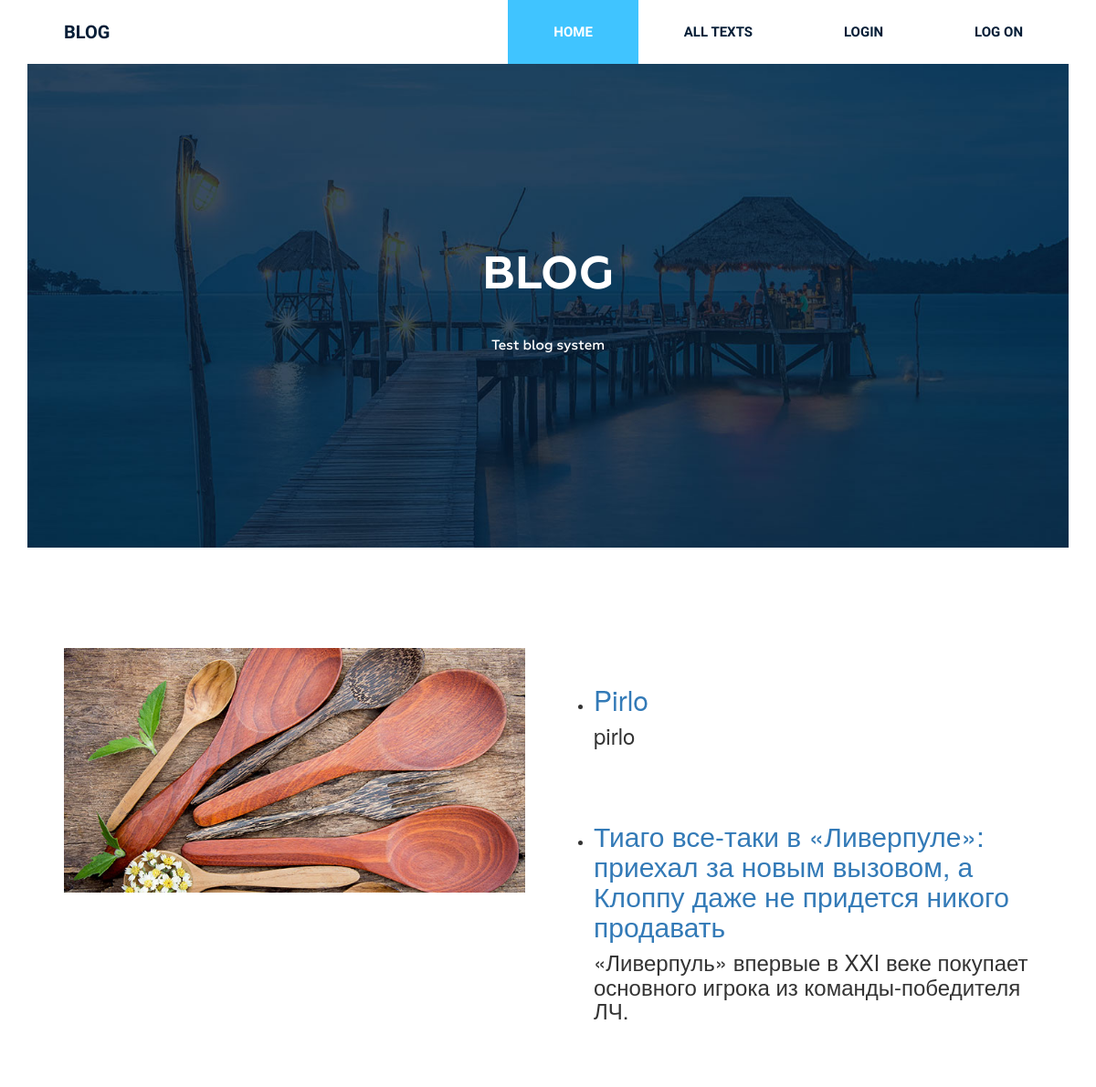
Before: /catalog/articles/ (upper part) with the older database file.
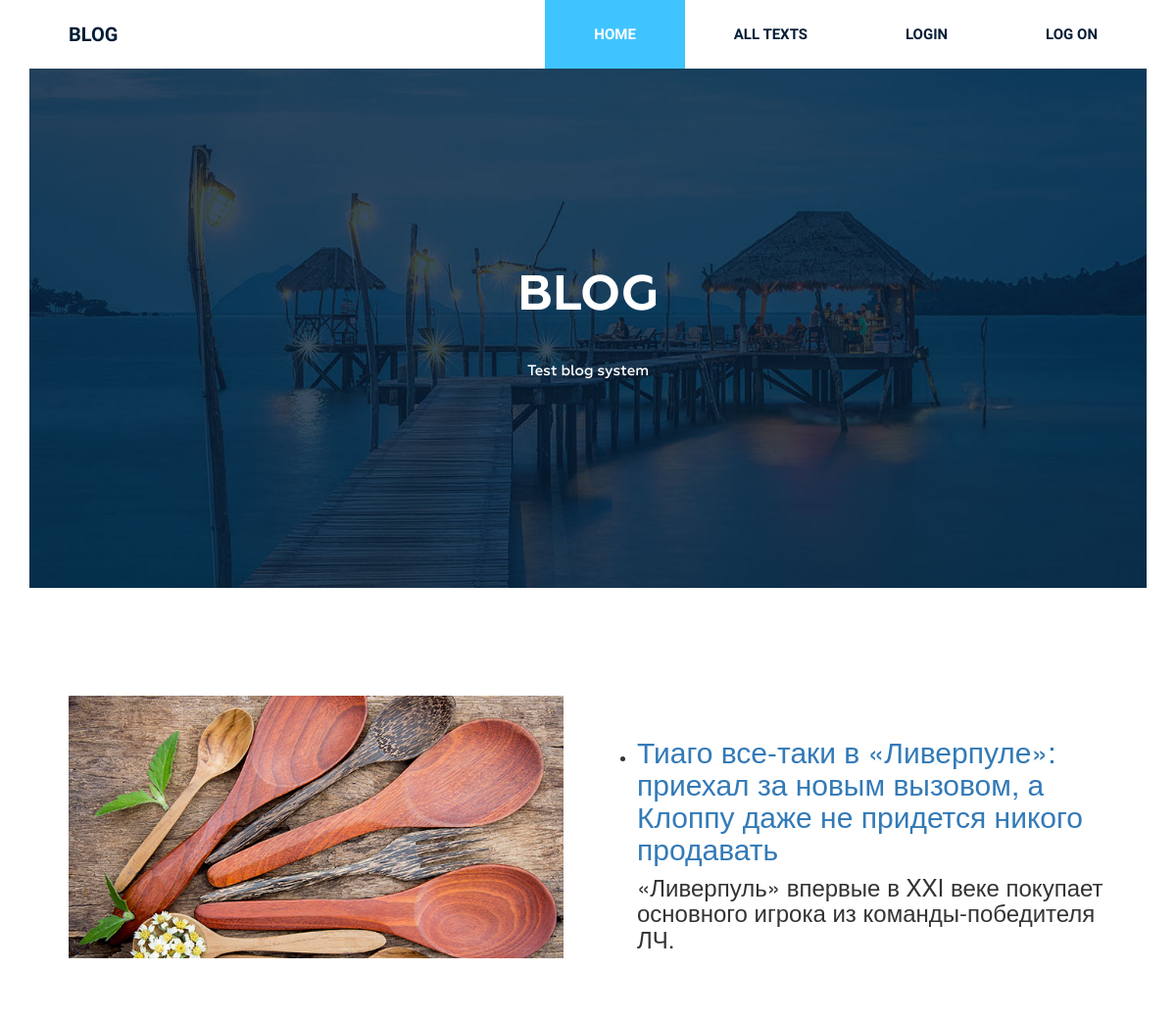
After: the same page with the newer database file.
### catalog/models.py (models this page shows, shortened)
class Article(models.Model):
    article_title = models.CharField(max_length=200, verbose_name='Название статьи')
    article_additional_title = models.CharField(max_length=400, verbose_name='Подзаголовок', blank=True)
    article_text = models.TextField(verbose_name='Статья')
    article_image = models.ImageField(upload_to='article/', blank=True, verbose_name='Картинка')
    article_user = models.ForeignKey(User, on_delete=models.CASCADE, null=True, blank=True)
    slug = models.SlugField(null=False, unique=True)
    class Meta:
        ordering = ["article_title"]

### catalog/views.py (the view)
class ArticleListView(generic.ListView):
    model = Article
    def get_queryset(self):
        return Article.objects.all().order_by('article_text')

### catalog/templates/catalog/article_list.html
{% extends "base_generic.html" %}
{% block content %}
    {% if article_list %}
    <ul>
<br>
      {% for article in article_list %}
      <li>
          <h2><a href="{% url 'article-detail' article.slug %}">{{ article.article_title }}</a></h2>
          <h3>{{ article.article_additional_title }}</h3>
          <br><br><br>
      </li>
      {% endfor %}
    </ul>
    {% else %}
      <p>There are no texts.</p>
    {% endif %}
{% endblock %}

### catalog/templates/base_generic.html (shortened to what this page needs)
<!DOCTYPE html>
<html lang="en">
<head>
    {% load static %}
    <link rel="stylesheet" href="{% static 'css/bootstrap.css' %}" />
    <link rel="stylesheet" href="{% static 'css/font-awesome.min.css' %}" />
    <link rel="stylesheet" href="{% static 'css/owl.carousel.min.css' %}" />
    <link rel="stylesheet" href="{% static 'css/owl.theme.default.min.css' %}" />
    <link rel="stylesheet" href="{% static 'css/style.css' %}" />
    <link rel="stylesheet" href="{% static 'css/responsive.css' %}" />
</head>
<body>
<body>
    <div class="wrapper">
        <header class="header">
            <div class="container">
                <div class="row">
                    <div class="col-md-2">
                        <div class="logo">
                            <h2><a href="{% url 'index' %}">Blog</a></h2>
                        </div>
                    </div>
                    <div class="col-md-10">
                        <div class="menu">
                            <ul>
                                <li class="active"><a href="{% url 'index' %}">Home</a></li>
                                <li><a href="{% url 'articles' %}">All texts</a></li>
                              {% if user.is_authenticated %}
                                <li><a>User: {{ user.get_username }}</a></li>
                                <li><a href="{% url 'logout'%}?next={{request.path}}">Logout</a></li>
                              {% else %}
                                <li><a href="{% url 'login'%}?next={{request.path}}">Login</a></li>
                                {% endif %}
                              {% if not user.is_authenticated %}
                                <li><a href="{% url 'create_user'%}">Log on</a> </li>
                                {% endif %}
                            </ul>
                        </div>
                    </div>
                </div>
            </div>
        </header>
        <section class="bg-text-area">
            <div class="container">
                <div class="row">
                    <div class="col-md-12">
                        <div class="bg-text">
                            <h3>BLOG</h3>
                            <p>Test blog system</p>
                        </div>
                    </div>
                </div>
            </div>
        </section>
        <section class="blog-post-area">
            <div class="container">
                <div class="row">
                    <div class="blog-post-area-style">
                            <div class="col-md-12">
                                <div class="single-post-big">
                                    <div class="big-image">
                                        <img src="{% static 'img/post-image1.jpg' %}" alt="">
                                    </div>
                                    <div class="big-text">
                                        {% block content %}
                                        {% endblock %}
                                    </div>
                                </div>
                            </div>
        </section>
    </div>
</body>
</html>

### catalog/static/css/style.css (style rules this page uses)
.wrapper header.header .logo h2 { margin: 0 0 0 40px; padding: 0; }
.wrapper header.header .logo h2 a { color: #061e37; font-family: "Raleway", sans-serif; font-size: 20px; font-weight: 700; text-decoration: none; line-height: 70px; padding: 22px 0; text-transform: uppercase; }
.wrapper header.header .menu { margin: 0 }
.wrapper header.header .menu ul { float: right; margin: 0; padding: 0; margin-right: 4px; }
.wrapper header.header .menu ul li { display: inline-block; list-style: outside none none; margin: 0 -4px 0 0; }
.wrapper header.header .menu ul li a { color: rgb(6, 30, 55); font-family: "Raleway", sans-serif; font-size: 15px; font-weight: 600; line-height: 70px; padding: 26px 50px; text-decoration: none; text-transform: uppercase; }
.wrapper header.header .menu ul li.active a { background: #40c4ff; color: #fff; }
.wrapper section.bg-text-area .bg-text { background-image: url(img/bg-iamges.jpg); background-size: 100% 100%; padding: 205px 280px; }
.wrapper section.bg-text-area .bg-text h3 { color: #fff; font-family: Geometria; font-size: 50px; font-weight: 700; text-align: center; text-transform: uppercase; margin: 0; }
.wrapper section.bg-text-area .bg-text p { color: #fff; font-family: Geometria; font-size: 15px; font-weight: 500; line-height: 33px; margin: 32px 0 0; text-align: center; }
section.blog-post-area { margin-top: 50px; }
section.blog-post-area .big-image { float: left; width: 50%; padding-right: 35px; }
section.blog-post-area .big-text { float: right; width: 50%; padding-right: 20px; }
section.blog-post-area img { width: 100%; }
section.blog-post-area .big-text h3 { margin: 10px 0 0; }
.blog-post-area .blog-post-area-style { margin: 0 20px 0 40px; }

Changed rows visible on the page:
removed Article: article_title "Pirlo", article_additional_title "pirlo"
